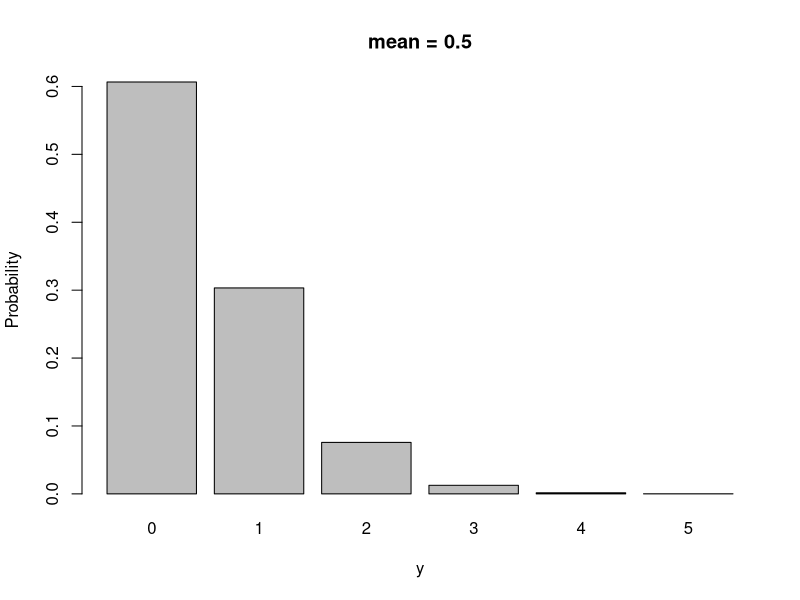
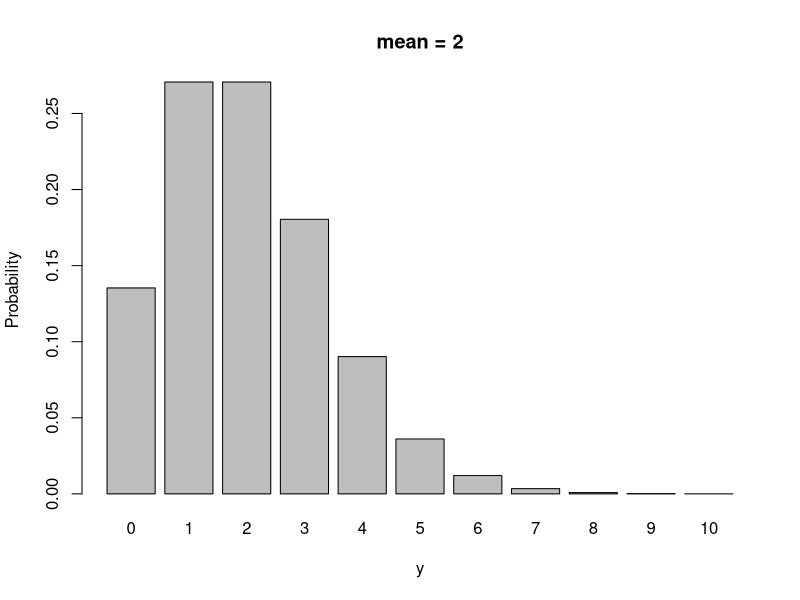
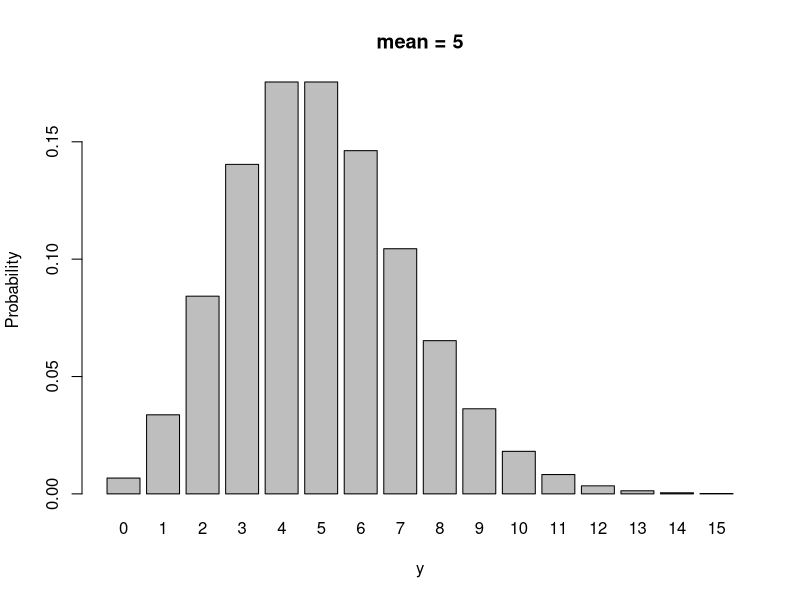

Reproduce these figures in R, in order. (Note: this script raises an error after producing the figures.)
## poisson distribution
barplot(dpois(0:5,0.5),xlab="y",ylab="Probability",names=0:5,main="mean = 0.5")
barplot(dpois(0:10,2),xlab="y",ylab="Probability",names=0:10,main="mean = 2")
barplot(dpois(0:15,5),xlab="y",ylab="Probability",names=0:15,main="mean = 5")

## gala data 
data(gala, package="faraway")
gala <- gala[,-2]

# fit linear model
modl <- lm(Species ~ . , gala)
plot(modl, 1) # unequal variance
modt <- lm(sqrt(Species) ~ . , gala)
plot(modt, 1) 
summary(modt)

# fit poisson regression model
modp <- glm(Species ~ ., family=poisson, gala)
summary(modp)

## dispersed  poisson model
plot(log(fitted(modp)),log((gala$Species-fitted(modp))^2), xlab=expression(hat(mu)),ylab=expression((y-hat(mu))^2))
abline(0,1)

# estimate dispersion parameter
(dp <- sum(residuals(modp,type="pearson")^2)/modp$df.res)

# fit model with dispersion 
summary(modp,dispersion=dp)
modd <- glm(Species ~ ., family=quasipoisson, gala)

# model selection with dispersion
drop1(modd,test="F")

## rate model
data(dicentric, package="faraway")

# fit linear model
lmod <- lm(ca/cells ~ log(doserate)*factor(doseamt), dicentric)
summary(lmod)$adj #adjust R square

# diagnosis of the linear model 
plot(residuals(lmod) ~ fitted(lmod),xlab="Fitted",ylab="Residuals") # unequal variance
abline(h=0)
dicentric$dosef <- factor(dicentric$doseamt)

# fit poisson regression model
pmod <- glm(ca ~ log(cells)+log(doserate)*dosef,  family=poisson,dicentric)
summary(pmod)

# fit a rate model (set the coefficient of log(cells) = 1)
rmod <- glm(ca ~ offset(log(cells))+log(doserate)*dosef,  family=poisson,dicentric)
summary(rmod)
